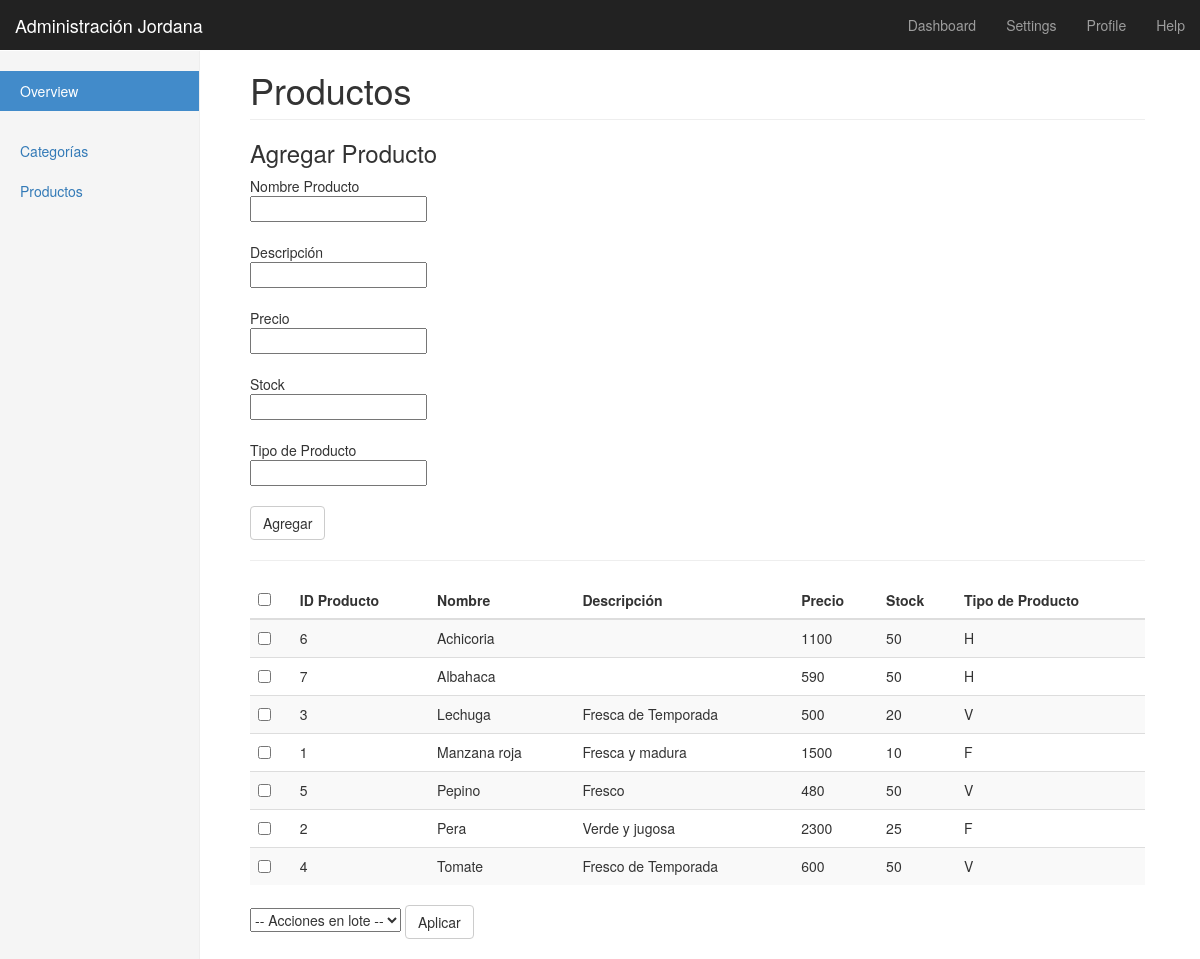
Page /admin/productos.php on the earlier database version.
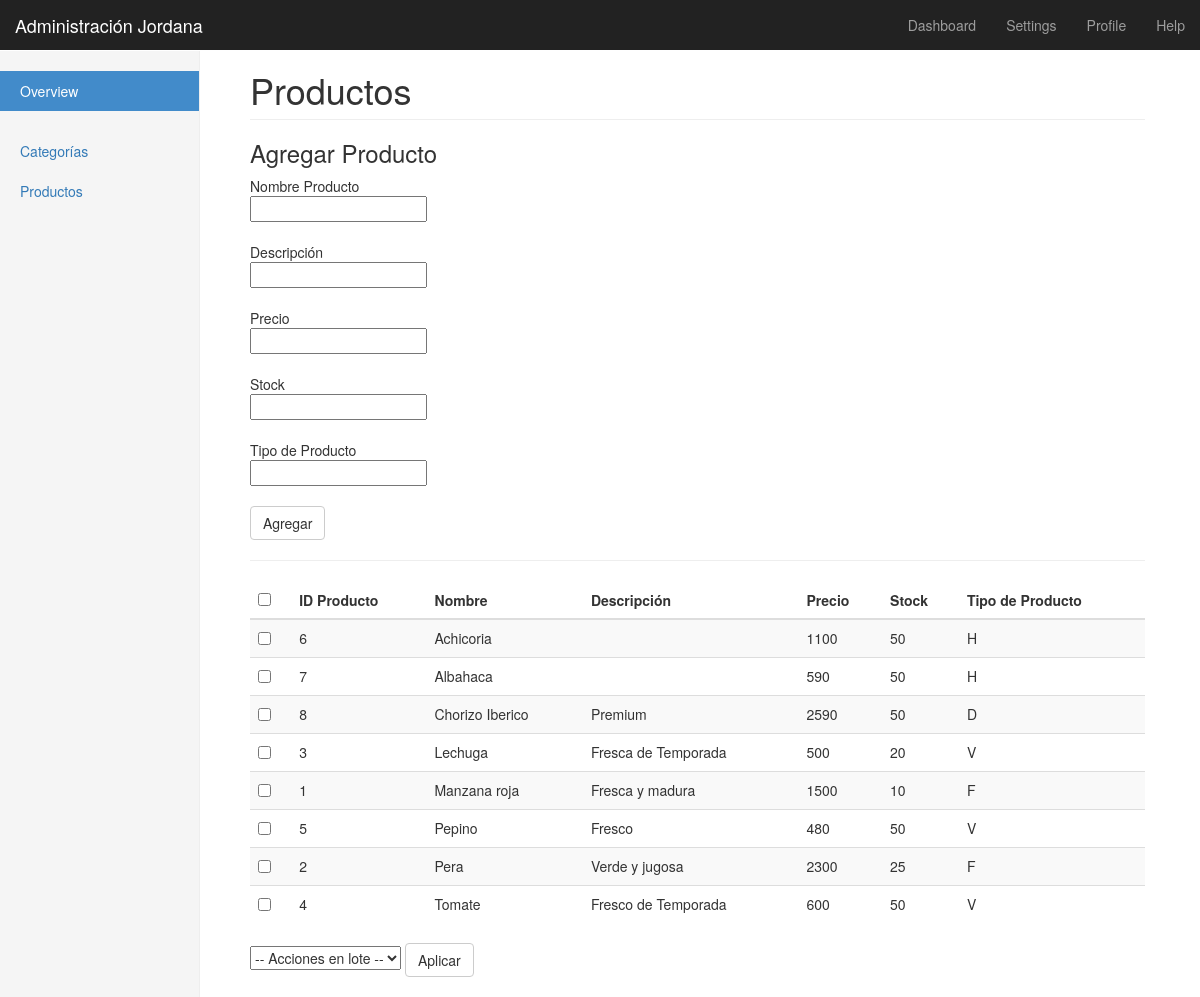
Same page on the later database version.
### tables this page shows
CREATE TABLE IF NOT EXISTS `producto` (
`idProducto` int(11) NOT NULL,
  `nombreProducto` varchar(60) NOT NULL,
  `descripcionProducto` varchar(45) NOT NULL,
  `precioProducto` int(11) NOT NULL,
  `stockProducto` int(11) NOT NULL,
  `tipoProducto` char(1) DEFAULT NULL
);

### clases/Producto.php (called while the page is built, shortened)
<?php
class Producto{
    private $idProducto;
    private $nombreProducto;
    private $descripcionProducto;
    private $precioProducto;
    private $stockProducto;
    private $tipoProducto;
    private $querysel;
    function getIdProducto() {
        return $this->idProducto;
    }
    function getNombreProducto() {
        return $this->nombreProducto;
    }
    function getDescripcionProducto() {
        return $this->descripcionProducto;
    }
    function getPrecioProducto() {
        return $this->precioProducto;
    }
    function getStockProducto() {
        return $this->stockProducto;
    }
    function getTipoProducto() {
        return $this->tipoProducto;
    }
    function __construct($id= NULL, $nombre = NULL, $descripcion = NULL, $precio = NULL, $stock = NULL, $tipo = NULL) {
        $this->idProducto = $id;
        $this->nombreProducto = $nombre;
        $this->descripcionProducto = $descripcion;
        $this->precioProducto = $precio;
        $this->stockProducto = $stock;
        $this->tipoProducto = $tipo;
    }
    function SeleccionaProd(){
        if (!$this->querysel){
        $db=dbconnect();
            $sqlsel="select idProducto,nombreProducto, descripcionProducto,precioProducto,stockProducto, tipoProducto
            from producto order by nombreProducto";
            $this->querysel=$db->prepare($sqlsel);
            $this->querysel->execute();
        }
        $registro = $this->querysel->fetch();
        if ($registro){
            return new self($registro['idProducto'], $registro['nombreProducto'], $registro['descripcionProducto'], $registro['precioProducto'],$registro['stockProducto'],$registro['tipoProducto']);
        }
        else {
            return false;
        }
    }
}
?>

### admin/productos.php (the view, shortened to what the changed rows need)
<!DOCTYPE html>
<html lang="es">
  <head>
    <link href="bootstrap.min.css" rel="stylesheet">
    <link href="dashboard.css" rel="stylesheet">
  </head>
  <body>
    <div class="container-fluid">
        <div class="col-sm-9 col-sm-offset-3 col-md-10 col-md-offset-2 main">
          <h1 class="page-header">Productos</h1>
          <?php include("../clases/Producto.php"); ?>
          <form action="accProducto.php" method="POST">
          	<div class="table-responsive">
		        <table class="table table-striped">
		          	<thead>
			          	<tr>
			          		<th>
							    <input type="checkbox" id="select_all">
			          		</th>
			          		<th>
				          		ID Producto
				          	</th>
				          	<th>
				          		Nombre
				          	</th>
				          	<th>
				          		Descripción
				          	</th>
                                                <th>
				          		Precio
				          	</th>
                                                <th>
				          		Stock
				          	</th>
                                                <th>
				          		Tipo de Producto
				          	</th>
			          	</tr>
		          	</thead>
		          	<tbody>
		          	<?php
			          	$productos = new Producto();
			          	while($prod = $productos->SeleccionaProd()){
		          	?>
		          	<tr>
		          		<td>
		          			<input type="checkbox" class="checkboxCat" name="producto_seleccionado[]" value="<?=$prod->getIdProducto()?>" />
		          		</td>
			          	<td>
			          		<?=$prod->getIdProducto()?>
			          	</td>
			          	<td>
			          		<?=$prod->getNombreProducto()?>
			          	</td>
			          	<td>
			          		<?=$prod->getDescripcionProducto()?>
			          	</td>
                                        <td>
			          		<?=$prod->getPrecioProducto()?>
			          	</td>
			          	<td>
			          		<?=$prod->getStockProducto()?>
			          	</td>
			          	<td>
			          		<?=$prod->getTipoProducto()?>
			          	</td>
		          	</tr>
		          	<?php }?>
		          	</tbody>
		          </table>
		          </div>
		      </form>
          </div>
          <br/>
       </div>
  </body>
</html>

Differences in the rows shown:
added producto: idProducto "8", nombreProducto "Chorizo Iberico", descripcionProducto "Premium", precioProducto "2590", stockProducto "50", tipoProducto "D"
